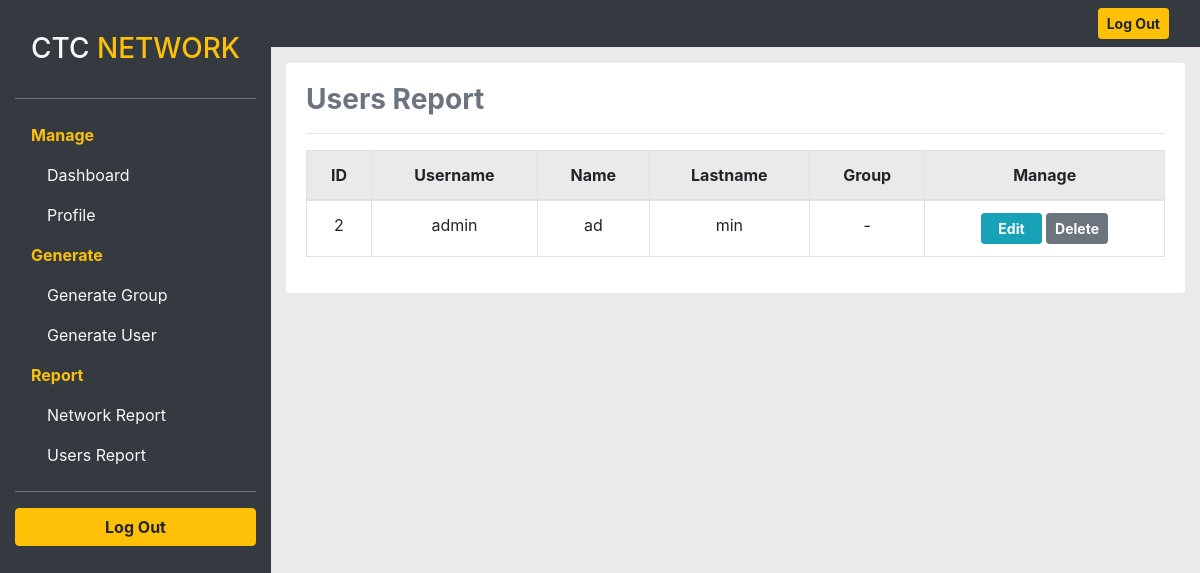
The page /admin_ure.php (signed in) on the database its author committed.
### tables this page shows
CREATE TABLE `radcheck` (
  `id` int(11) UNSIGNED NOT NULL,
  `username` varchar(64) NOT NULL DEFAULT '',
  `attribute` varchar(64) NOT NULL DEFAULT '',
  `op` char(2) NOT NULL DEFAULT '==',
  `value` varchar(253) NOT NULL DEFAULT ''
);

CREATE TABLE `member` (
  `m_id` int(11) NOT NULL,
  `username` varchar(64) NOT NULL,
  `m_name` varchar(64) NOT NULL,
  `m_lastname` varchar(64) NOT NULL,
  `m_login` datetime NOT NULL,
  `m_logout` datetime NOT NULL,
  `m_update` datetime NOT NULL,
  `m_who` varchar(64) NOT NULL
);

### admin_ure.php (the view, shortened to what this page needs)
<?php
	include 'connect.php';
	$username = $_SESSION['username'];
	if (!isset($_SESSION['id'])) {
		echo "<script>window.location.href='index.php'</script>";
	} else {
?>
<!DOCTYPE html>
<html>
<head>
	<link rel="stylesheet" type="text/css" href="bootstrap-4.6.1-dist/css/bootstrap.css">
</head>
<body style="background-color: #eaeaea;">
	<div class="container-fluid h-100">
		<div class="row h-100">
			<div class="col-auto col-sm-auto col-md-auto d-none bg-dark d-sm-block"><?php include 'admin_menu.php'; ?></div>
			<div class="col col-sm col-md" style="padding: 0;">
				<?php include 'admin_Tmenu.php'; ?>
				<div class="container-fluid">
					<div class="card border-0 mt-3">
						<div class="card-body">
							<h3 class="text-secondary font-weight-bold">Users Report</h3>
							<hr>
							<div class="table-responsive-lg text-center">
								<table class="table table-bordered border-secondary">
									<thead style="background-color: #eaeaea;">
										<th>ID</th>
										<th>Username</th>
										<th>Name</th>
										<th>Lastname</th>
										<th>Group</th>
										<th>Manage</th>
									</thead>
									<tbody>
										<?php
											$showdata = mysqli_query($con, "SELECT * FROM radcheck, member WHERE radcheck.username = member.username AND radcheck.username != '$username' AND attribute = 'Cleartext-Password'");
											while ($show = mysqli_fetch_array($showdata)) {
												$show_username = $show['username'];?>
												<tr class="bg-white">
													<td><?php echo $show['id']; ?></td>
													<td><?php echo $show['username']; ?></td>
													<td><?php echo $show['m_name']; ?></td>
													<td><?php echo $show['m_lastname']; ?></td>
													<td><?php $group = mysqli_query($con, "SELECT * FROM radusergroup WHERE username = '$show_username'");
															  $checkG2 = mysqli_fetch_assoc($group);
															  $chckG = mysqli_num_rows($group);
													if ($chckG === 1) {
													 	echo $checkG2['groupname'];
													 } else {
													 	echo "-";
													 } ?></td>
													<td>
														<button class="btn btn-sm btn-info font-weight-bold px-3" type="button" data-toggle="modal" data-target="#upU<?php echo $show['id'] ?>">Edit</button>
														<button class="btn btn-sm btn-secondary font-weight-bold" type="button" data-toggle="modal" data-target="#delU<?php echo $show['id'] ?>">Delete</button>
													</td>
												</tr>
											<?php } ?>
										</tbody>
									</table>
								</div>
						</div>
					</div>
				</div>
			</div>
		</div>
	</div>
</body>
</html>
<?php } ?>

### rows shown on the page
radcheck: id "2", member.username "admin", member.m_name "ad", member.m_lastname "min"
